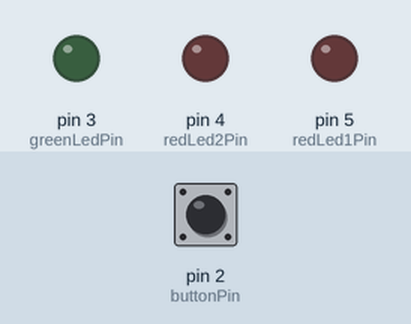
The program below on a simulated Arduino Uno, built with avr-gcc and run on an emulated ATmega328P. Parts: output pins drawn as LEDs (lit = HIGH). The test bench sets the inputs (shaded band); at power-on: pin 2 (buttonPin) LOW.

Above: at 1.2 s.
1.3 s: pin 2 (buttonPin) pulled HIGH for 0.15 s
At 1.9 s:
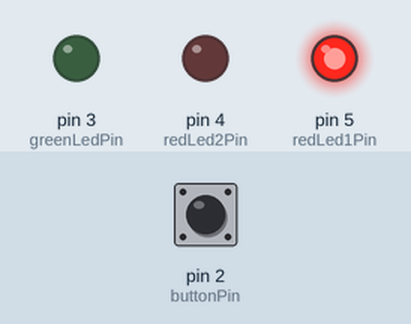
4.4 s: pin 2 (buttonPin) pulled HIGH for 1 s
At 6.2 s:
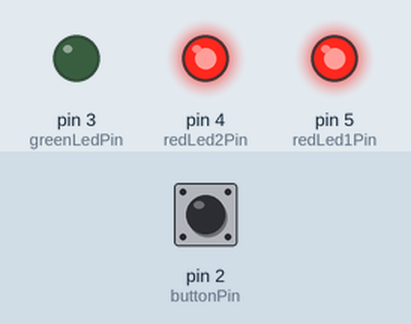
7.9 s: pin 2 (buttonPin) pulled HIGH for 3.2 s
At 10.8 s:
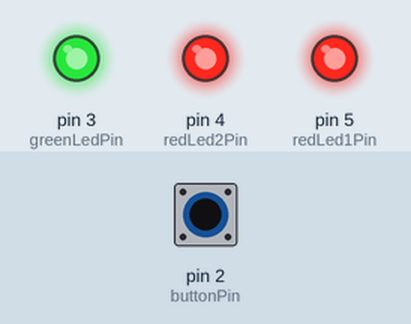
Timing chart, 0 to 13.4 s (numbered marks = the images above; inputs shaded):
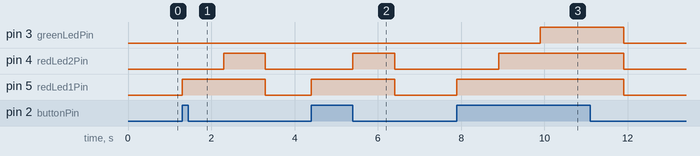

The program:

main.cpp
```cpp
#include <Arduino.h>

static int buttonPin = 2;
static int redLed1Pin = 5;
static int redLed2Pin = 4;
static int greenLedPin = 3;
static int buttonState = 0;

void setup() {
  pinMode(redLed1Pin, OUTPUT);
  pinMode(redLed2Pin, OUTPUT);
  pinMode(greenLedPin, OUTPUT);
  pinMode(buttonPin, INPUT);
};

void loop() {
  buttonState = digitalRead(buttonPin);
  if (buttonState == 1) {
    digitalWrite(redLed1Pin, HIGH);
    delay(1000);
    digitalWrite(redLed2Pin, HIGH);
    delay(1000);
    digitalWrite(greenLedPin, HIGH);
  } else {
    digitalWrite(redLed1Pin, LOW);
    digitalWrite(redLed2Pin, LOW);
    digitalWrite(greenLedPin, LOW);
  };
};
```

Measured:
- after the input at 1.3 s, pin 4 (redLed2Pin): LOW → HIGH after 1.0 s, → LOW 1.0 s later; pin 5 (redLed1Pin): LOW → HIGH at once, → LOW 2.0 s later
- after the input at 4.4 s, pin 4 (redLed2Pin): LOW → HIGH after 1.0 s, → LOW 1.0 s later; pin 5 (redLed1Pin): LOW → HIGH at once, → LOW 2.0 s later
- after the input at 7.9 s, pin 3 (greenLedPin): LOW → HIGH after 2.0 s, → LOW 2.0 s later; pin 4 (redLed2Pin): LOW → HIGH after 1.0 s, → LOW 3.0 s later; pin 5 (redLed1Pin): LOW → HIGH at once, → LOW 4.0 s later
